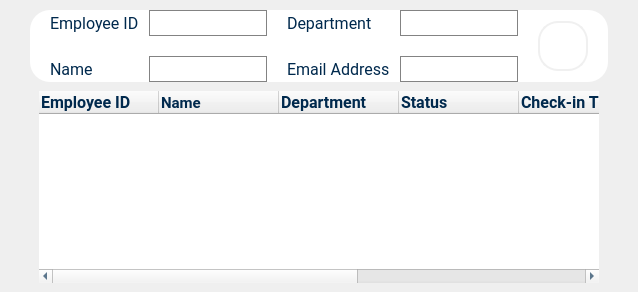
          <widget class="QWidget" name="page_attendance_2">
           <property name="styleSheet">
            <string notr="true">
#info_frame_2 {
   background-color: rgb(255, 255, 255);
} 
#info_frame_2 QLineEdit,
#info_frame_2 QComboBox {
	padding: 4px 5px;
	border: 1px solid #838383;
	border-radius: 2px;
}

#info_frame_2 QLineEdit:focus,
#info_frame_2 QComboBox:focus
 {
	border-color: #0055ff;
}

QComboBox::drop-down { 
	background: transparent; 
	border: none;
	margin-right: 5px;
} 

QComboBox::down-arrow {
	image: url(:/icons/icons/expand_more.svg);
}

#info_frame_2 QPushButton {
	font-size: 14px;
	padding: 5px 10px;
	border: 2px solid #f0f0f0;
	border-radius: 5px;
}

#info_frame_2 QPushButton:hover {
	border-color: #4c96f7;
	font-size: 15px;
}
#result_frame_2 {
	border-radius: 5px;
}
QTableWidget::Item{
	border-bottom:1px solid #d0c6ff;
	color: black;
	padding-left: 3px;
}</string>
           </property>
           <layout class="QVBoxLayout" name="verticalLayout_32">
            <property name="spacing">
             <number>0</number>
            </property>
            <property name="leftMargin">
             <number>30</number>
            </property>
            <property name="topMargin">
             <number>10</number>
            </property>
            <property name="rightMargin">
             <number>30</number>
            </property>
            <property name="bottomMargin">
             <number>0</number>
            </property>
            <item>
             <widget class="QFrame" name="info_frame_2">
              <property name="maximumSize">
               <size>
                <width>16777215</width>
                <height>200</height>
               </size>
              </property>
              <property name="font">
               <font>
                <family>Roboto</family>
                <pointsize>16</pointsize>
                <weight>50</weight>
                <bold>false</bold>
               </font>
              </property>
              <property name="styleSheet">
               <string notr="true">border-radius: 20px;
color: rgb(0, 41, 77);</string>
              </property>
              <property name="frameShape">
               <enum>QFrame::NoFrame</enum>
              </property>
              <property name="frameShadow">
               <enum>QFrame::Plain</enum>
              </property>
              <layout class="QGridLayout" name="gridLayout_13">
               <property name="leftMargin">
                <number>20</number>
               </property>
               <property name="topMargin">
                <number>0</number>
               </property>
               <property name="rightMargin">
                <number>20</number>
               </property>
               <property name="bottomMargin">
                <number>0</number>
               </property>
               <property name="horizontalSpacing">
                <number>20</number>
               </property>
               <property name="verticalSpacing">
                <number>10</number>
               </property>
               <item row="0" column="0">
                <layout class="QGridLayout" name="gridLayout_16">
                 <property name="horizontalSpacing">
                  <number>10</number>
                 </property>
                 <property name="verticalSpacing">
                  <number>20</number>
                 </property>
                 <item row="0" column="0">
                  <widget class="QLabel" name="label_15">
                   <property name="maximumSize">
                    <size>
                     <width>16777215</width>
                     <height>50</height>
                    </size>
                   </property>
                   <property name="font">
                    <font>
                     <family>Roboto</family>
                     <pointsize>12</pointsize>
                     <weight>50</weight>
                     <bold>false</bold>
                    </font>
                   </property>
                   <property name="styleSheet">
                    <string notr="true">
   background-color: rgb(255, 255, 255);</string>
                   </property>
                   <property name="text">
                    <string>Employee ID</string>
                   </property>
                  </widget>
                 </item>
                 <item row="1" column="0">
                  <widget class="QLabel" name="label_16">
                   <property name="maximumSize">
                    <size>
                     <width>16777215</width>
                     <height>50</height>
                    </size>
                   </property>
                   <property name="font">
                    <font>
                     <family>Roboto</family>
                     <pointsize>12</pointsize>
                     <weight>50</weight>
                     <bold>false</bold>
                    </font>
                   </property>
                   <property name="styleSheet">
                    <string notr="true">
   background-color: rgb(255, 255, 255);</string>
                   </property>
                   <property name="text">
                    <string>Name</string>
                   </property>
                  </widget>
                 </item>
                 <item row="1" column="1">
                  <widget class="QLineEdit" name="lineEdit_5">
                   <property name="sizePolicy">
                    <sizepolicy hsizetype="Expanding" vsizetype="Expanding">
                     <horstretch>0</horstretch>
                     <verstretch>0</verstretch>
                    </sizepolicy>
                   </property>
                   <property name="maximumSize">
                    <size>
                     <width>16777215</width>
                     <height>50</height>
                    </size>
                   </property>
                  </widget>
                 </item>
                 <item row="0" column="1">
                  <widget class="QLineEdit" name="lineEdit_6">
                   <property name="sizePolicy">
                    <sizepolicy hsizetype="Expanding" vsizetype="Expanding">
                     <horstretch>0</horstretch>
                     <verstretch>0</verstretch>
                    </sizepolicy>
                   </property>
                   <property name="maximumSize">
                    <size>
                     <width>16777215</width>
                     <height>50</height>
                    </size>
                   </property>
                   <property name="inputMethodHints">
                    <set>Qt::ImhDigitsOnly</set>
                   </property>
                  </widget>
                 </item>
                </layout>
               </item>
               <item row="0" column="2">
                <widget class="QPushButton" name="search_btn_2">
                 <property name="sizePolicy">
                  <sizepolicy hsizetype="Maximum" vsizetype="Maximum">
                   <horstretch>0</horstretch>
                   <verstretch>0</verstretch>
                  </sizepolicy>
                 </property>
                 <property name="maximumSize">
                  <size>
                   <width>50</width>
                   <height>50</height>
                  </size>
                 </property>
                 <property name="text">
                  <string/>
                 </property>
                 <property name="icon">
                  <iconset resource="../resources/resources.qrc">
                   <normaloff>:/Icons/Icons/search.svg</normaloff>:/Icons/Icons/search.svg</iconset>
                 </property>
                 <property name="iconSize">
                  <size>
                   <width>20</width>
                   <height>20</height>
                  </size>
                 </property>
                </widget>
               </item>
               <item row="0" column="1">
                <layout class="QGridLayout" name="gridLayout_17">
                 <property name="horizontalSpacing">
                  <number>10</number>
                 </property>
                 <property name="verticalSpacing">
                  <number>20</number>
                 </property>
                 <item row="1" column="0">
                  <widget class="QLabel" name="label_17">
                   <property name="maximumSize">
                    <size>
                     <width>16777215</width>
                     <height>50</height>
                    </size>
                   </property>
                   <property name="font">
                    <font>
                     <family>Roboto</family>
                     <pointsize>12</pointsize>
                     <weight>50</weight>
                     <bold>false</bold>
                    </font>
                   </property>
                   <property name="styleSheet">
                    <string notr="true">
   background-color: rgb(255, 255, 255);</string>
                   </property>
                   <property name="text">
                    <string>Email Address</string>
                   </property>
                  </widget>
                 </item>
                 <item row="0" column="0">
                  <widget class="QLabel" name="label_22">
                   <property name="maximumSize">
                    <size>
                     <width>16777215</width>
                     <height>50</height>
                    </size>
                   </property>
                   <property name="font">
                    <font>
                     <family>Roboto</family>
                     <pointsize>12</pointsize>
                     <weight>50</weight>
                     <bold>false</bold>
                    </font>
                   </property>
                   <property name="styleSheet">
                    <string notr="true">
   background-color: rgb(255, 255, 255);</string>
                   </property>
                   <property name="text">
                    <string>Department</string>
                   </property>
                  </widget>
                 </item>
                 <item row="0" column="1">
                  <widget class="QLineEdit" name="lineEdit_7">
                   <property name="sizePolicy">
                    <sizepolicy hsizetype="Expanding" vsizetype="Expanding">
                     <horstretch>0</horstretch>
                     <verstretch>0</verstretch>
                    </sizepolicy>
                   </property>
                   <property name="maximumSize">
                    <size>
                     <width>16777215</width>
                     <height>50</height>
                    </size>
                   </property>
                  </widget>
                 </item>
                 <item row="1" column="1">
                  <widget class="QLineEdit" name="lineEdit_8">
                   <property name="sizePolicy">
                    <sizepolicy hsizetype="Expanding" vsizetype="Expanding">
                     <horstretch>0</horstretch>
                     <verstretch>0</verstretch>
                    </sizepolicy>
                   </property>
                   <property name="maximumSize">
                    <size>
                     <width>16777215</width>
                     <height>50</height>
                    </size>
                   </property>
                  </widget>
                 </item>
                </layout>
               </item>
              </layout>
             </widget>
            </item>
            <item>
             <widget class="QFrame" name="result_frame_2">
              <property name="maximumSize">
               <size>
                <width>16777215</width>
                <height>625</height>
               </size>
              </property>
              <property name="styleSheet">
               <string notr="true">
color: rgb(0, 41, 77);</string>
              </property>
              <layout class="QGridLayout" name="gridLayout_18">
               <item row="0" column="0">
                <widget class="QTableWidget" name="table_attendance_2">
                 <property name="font">
                  <font>
                   <family>Roboto</family>
                   <pointsize>11</pointsize>
                  </font>
                 </property>
                 <property name="focusPolicy">
                  <enum>Qt::NoFocus</enum>
                 </property>
                 <property name="styleSheet">
                  <string notr="true"/>
                 </property>
                 <property name="frameShape">
                  <enum>QFrame::NoFrame</enum>
                 </property>
                 <property name="frameShadow">
                  <enum>QFrame::Raised</enum>
                 </property>
                 <property name="selectionMode">
                  <enum>QAbstractItemView::ExtendedSelection</enum>
                 </property>
                 <property name="selectionBehavior">
                  <enum>QAbstractItemView::SelectRows</enum>
                 </property>
                 <property name="showGrid">
                  <bool>false</bool>
                 </property>
                 <property name="gridStyle">
                  <enum>Qt::NoPen</enum>
                 </property>
                 <property name="sortingEnabled">
                  <bool>true</bool>
                 </property>
                 <property name="wordWrap">
                  <bool>true</bool>
                 </property>
                 <property name="cornerButtonEnabled">
                  <bool>false</bool>
                 </property>
                 <property name="rowCount">
                  <number>0</number>
                 </property>
                 <property name="columnCount">
                  <number>7</number>
                 </property>
                 <attribute name="horizontalHeaderCascadingSectionResizes">
                  <bool>false</bool>
                 </attribute>
                 <attribute name="horizontalHeaderMinimumSectionSize">
                  <number>50</number>
                 </attribute>
                 <attribute name="horizontalHeaderDefaultSectionSize">
                  <number>120</number>
                 </attribute>
                 <attribute name="horizontalHeaderHighlightSections">
                  <bool>true</bool>
                 </attribute>
                 <attribute name="horizontalHeaderStretchLastSection">
                  <bool>true</bool>
                 </attribute>
                 <attribute name="verticalHeaderVisible">
                  <bool>false</bool>
                 </attribute>
                 <attribute name="verticalHeaderCascadingSectionResizes">
                  <bool>false</bool>
                 </attribute>
                 <attribute name="verticalHeaderMinimumSectionSize">
                  <number>30</number>
                 </attribute>
                 <attribute name="verticalHeaderDefaultSectionSize">
                  <number>30</number>
                 </attribute>
                 <attribute name="verticalHeaderHighlightSections">
                  <bool>false</bool>
                 </attribute>
                 <attribute name="verticalHeaderShowSortIndicator" stdset="0">
                  <bool>true</bool>
                 </attribute>
                 <attribute name="verticalHeaderStretchLastSection">
                  <bool>false</bool>
                 </attribute>
                 <column>
                  <property name="text">
                   <string>Employee ID</string>
                  </property>
                  <property name="font">
                   <font>
                    <family>Roboto</family>
                    <pointsize>12</pointsize>
                    <weight>75</weight>
                    <bold>true</bold>
                   </font>
                  </property>
                  <property name="textAlignment">
                   <set>AlignLeading|AlignVCenter</set>
                  </property>
                 </column>
                 <column>
                  <property name="text">
                   <string>Name</string>
                  </property>
                  <property name="font">
                   <font>
                    <family>Roboto</family>
                    <pointsize>11</pointsize>
                    <weight>75</weight>
                    <bold>true</bold>
                   </font>
                  </property>
                  <property name="textAlignment">
                   <set>AlignLeading|AlignVCenter</set>
                  </property>
                 </column>
                 <column>
                  <property name="text">
                   <string>Department</string>
                  </property>
                  <property name="font">
                   <font>
                    <family>Roboto</family>
                    <pointsize>12</pointsize>
                    <weight>75</weight>
                    <bold>true</bold>
                   </font>
                  </property>
                  <property name="textAlignment">
                   <set>AlignLeading|AlignVCenter</set>
                  </property>
                 </column>
                 <column>
                  <property name="text">
                   <string>Status</string>
                  </property>
                  <property name="font">
                   <font>
                    <family>Roboto</family>
                    <pointsize>12</pointsize>
                    <weight>75</weight>
                    <bold>true</bold>
                   </font>
                  </property>
                  <property name="textAlignment">
                   <set>AlignLeading|AlignVCenter</set>
                  </property>
                 </column>
                 <column>
                  <property name="text">
                   <string>Check-in Time</string>
                  </property>
                  <property name="font">
                   <font>
                    <family>Roboto</family>
                    <pointsize>12</pointsize>
                    <weight>75</weight>
                    <bold>true</bold>
                   </font>
                  </property>
                  <property name="textAlignment">
                   <set>AlignLeading|AlignVCenter</set>
                  </property>
                 </column>
                 <column>
                  <property name="text">
                   <string>Check-out Time </string>
                  </property>
                  <property name="font">
                   <font>
                    <family>Roboto</family>
                    <pointsize>12</pointsize>
                    <weight>75</weight>
                    <bold>true</bold>
                   </font>
                  </property>
                 </column>
                 <column>
                  <property name="text">
                   <string>Email Address</string>
                  </property>
                  <property name="font">
                   <font>
                    <family>Roboto</family>
                    <pointsize>12</pointsize>
                    <weight>75</weight>
                    <bold>true</bold>
                   </font>
                  </property>
                  <property name="textAlignment">
                   <set>AlignLeading|AlignVCenter</set>
                  </property>
                 </column>
                </widget>
               </item>
              </layout>
             </widget>
            </item>
           </layout>
          </widget>
